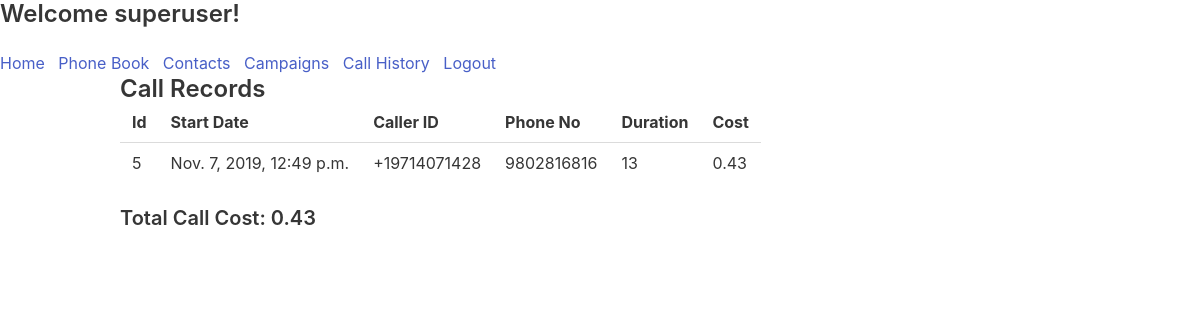
The app's page /campaign_call_history/8 (signed in) with its own data.
### voiceBroadcastApp/models.py (models this page shows, shortened)
class Call(models.Model):
    agent = models.CharField(max_length=255, default='admin')
    call_sid = models.CharField(max_length=255, default='', unique=True)
    campaign = models.ForeignKey(Campaign, on_delete=models.CASCADE, blank=True, null=True)
    start_date = models.DateTimeField(default=datetime.now())
    duration = models.IntegerField()
    caller_id = models.CharField(max_length=255, default='')
    contact = models.ForeignKey(Contact, on_delete=models.CASCADE)
    cost = models.DecimalField(max_digits=5, decimal_places=2)
    completed = models.BooleanField(default=False)

class Contact(models.Model):
    agent = models.CharField(max_length=255, default='admin')
    first_name = models.CharField(max_length=255, default='')
    last_name = models.CharField(max_length=255, default='')
    created_date = models.DateTimeField(default=datetime.now())
    phone_number = models.IntegerField(unique=True)
    phone_book = models.ManyToManyField(PhoneBook)

### voiceBroadcastApp/views.py (the view)
# urls.py: path('campaign_call_history/<int:id>', views.campaign_call_history, name='campaign_call_history'),
def campaign_call_history(request, id):
    if not request.user.is_authenticated:
        return render(request, 'registration/login.html')
    calls = Campaign.objects.get(id=id).call_set.all()
    call_cost = 0
    for call in calls:
        call_cost = call_cost + call.cost
    return render(request, 'voiceBroadcastApp/call_history.html', {'calls': calls, 'call_cost': call_cost, 'id': id})

### voiceBroadcastApp/templates/voiceBroadcastApp/call_history.html (shortened to what this page needs)
{% extends 'base/base.html' %}
{% block content %}
    <!DOCTYPE html>
    <html lang="en">
    <head>
    </head>
    <body>
    <div class="container">
        <div class="aligned">
            <h3 class="content title is-4">Call Records</h3>
        </div>
        <div class="table-container">
            <table class="table">
                <tr>
                    <th>Id</th>
                    <th>Start Date</th>
                    <th>Caller ID</th>
                    <th>Phone No</th>
                    <th>Duration</th>
                    <th>Cost</th>
                </tr>
                {% for call in calls %}
                    <tr>
                        <td>{{ call.id }}</td>
                        <td>{{ call.start_date }}</td>
                        <td>{{ call.caller_id}}</td>
                        <td>{{ call.contact.phone_number }}</td>
                        <td>{{ call.duration }}</td>
                        <td>{{ call.cost }}</td>
                    </tr>
                {% endfor %}
            </table>
        </div>
    {% if id %}
    <div class="aligned">
            <h3 class="content title is-5">Total Call Cost: {{ call_cost }}</h3>
        </div>
    {% endif %}
    </div>
    </body>
    </html>
{% endblock %}

### base/templates/base/base.html (shortened to what this page needs)
{% load static %}
<!DOCTYPE html>
<html lang="en">
<head>
    <link rel="stylesheet" href="https://cdn.jsdelivr.net/npm/bulma@0.8.0/css/bulma.min.css">
</head>
<body>
{% if user.is_authenticated %}
    <div class="title is-4"> Welcome {{ user }}!</div>
{% endif %}
<a href="{% url 'home' %}">
    Home </a>&nbsp
<a href="{% url 'phonebooks' %}">
    Phone Book </a>&nbsp
<a href="{% url 'contacts' %}">
    Contacts </a>&nbsp
<a href="{% url 'campaign' %}">
    Campaigns </a>&nbsp
<a href="{% url 'call_history' %}">
    Call History </a>&nbsp
{% if user.is_authenticated %}
    <a href="{% url 'logout' %}">
        Logout </a>&nbsp
{% else %}
    <a href="{% url 'register' %}">
        Register </a>&nbsp
    <a href="{% url 'login' %}">
        Login </a>&nbsp
{% endif %}
{% block content %}{% endblock %}
</body>
</html>

### records on screen
Call: id "5", start_date "Nov. 7, 2019, 12:49 p.m.", caller_id "+19714071428", contact.phone_number "9802816816", duration "13", cost "0.43"

### other values on screen
{{ user }} "superuser"
{{ call_cost }} "0.43"
